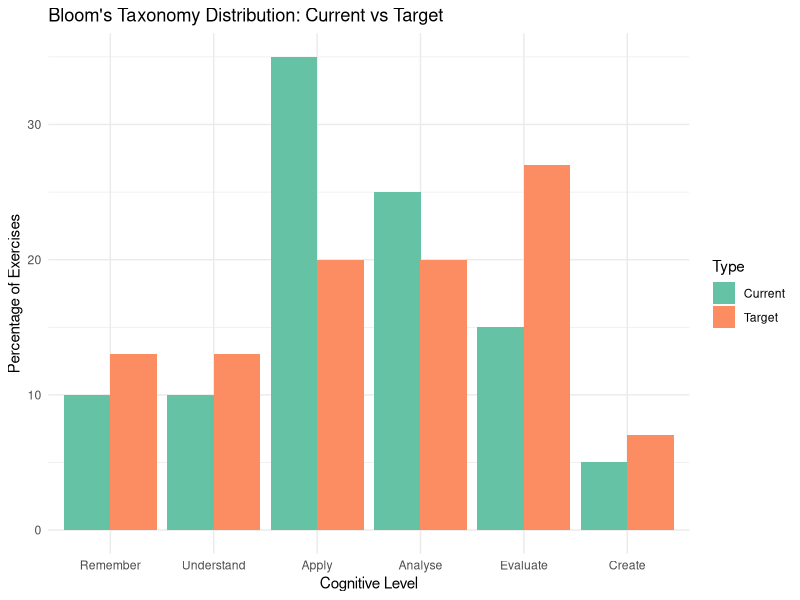
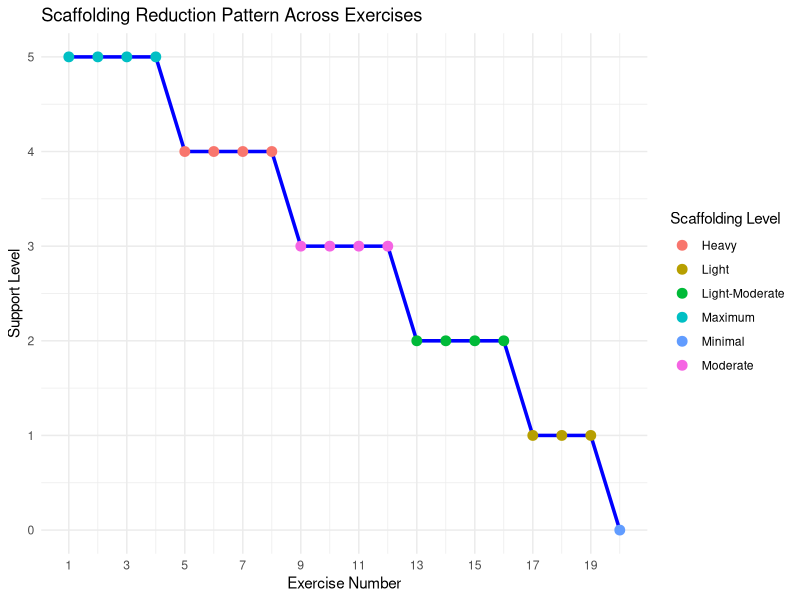

Write the R code that produced these figures, in order.
## ---- chunk 1
knitr::opts_chunk$set(echo = TRUE, warning = FALSE, message = FALSE)
library(knitr)
library(ggplot2)
library(dplyr)
## ---- chunk 2
bloom_data <- data.frame(
  Level = c("Remember", "Understand", "Apply", "Analyse", "Evaluate", "Create"),
  Count = c(2, 2, 7, 5, 3, 1),
  Percentage = c(10, 10, 35, 25, 15, 5),
  Target = c(13, 13, 20, 20, 27, 7),
  Order = 1:6
)

kable(bloom_data[, -5], caption = "Bloom's Taxonomy Distribution Analysis")
## ---- chunk 3
library(ggplot2)
bloom_long <- data.frame(
  Level = rep(bloom_data$Level, 2),
  Type = rep(c("Current", "Target"), each = 6),
  Percentage = c(bloom_data$Percentage, bloom_data$Target),
  Order = rep(bloom_data$Order, 2)
)

ggplot(bloom_long, aes(x = reorder(Level, Order), y = Percentage, fill = Type)) +
  geom_bar(stat = "identity", position = "dodge") +
  labs(title = "Bloom's Taxonomy Distribution: Current vs Target",
       x = "Cognitive Level", y = "Percentage of Exercises") +
  theme_minimal() +
  scale_fill_brewer(palette = "Set2")
## ---- chunk 4
scaffolding_levels <- data.frame(
  Exercise = 1:20,
  Level = c(rep("Maximum", 4), rep("Heavy", 4), rep("Moderate", 4), 
            rep("Light-Moderate", 4), rep("Light", 3), "Minimal"),
  Support_Score = c(rep(5, 4), rep(4, 4), rep(3, 4), rep(2, 4), rep(1, 3), 0)
)

ggplot(scaffolding_levels, aes(x = Exercise, y = Support_Score)) +
  geom_line(size = 1.2, color = "blue") +
  geom_point(size = 3, aes(color = Level)) +
  labs(title = "Scaffolding Reduction Pattern Across Exercises",
       x = "Exercise Number", y = "Support Level",
       color = "Scaffolding Level") +
  theme_minimal() +
  scale_x_continuous(breaks = seq(1, 20, 2))
## ---- chunk 5
progression_data <- data.frame(
  Stage = c("Foundation", "Understanding", "Application", "Analysis", "Evaluation", "Creation"),
  Exercises = c("1-4", "5-8", "9-12", "13-16", "17-19", "20"),
  Focus = c("Basic Recognition", "Concept Comprehension", "Skill Application", 
            "Data Analysis", "Critical Assessment", "Original Design"),
  Scaffolding = c("Maximum", "Heavy", "Moderate", "Light-Moderate", "Light", "Minimal"),
  R_Integration = c("Basic syntax", "Data exploration", "Statistical functions", 
                   "Advanced analysis", "Interpretation tools", "Research workflow")
)

kable(progression_data, caption = "Learning Progression Overview")
